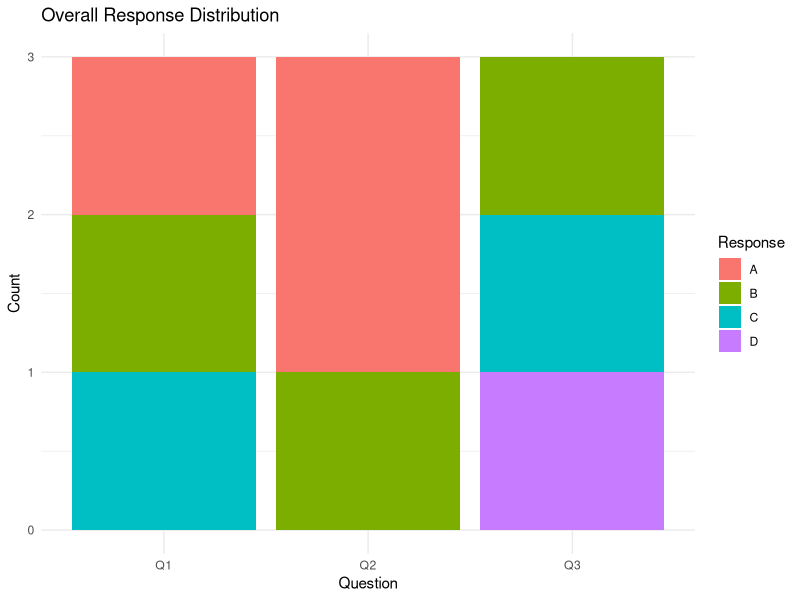

This figure's R source:
library(ggplot2)
library(tidyr)

df15 <- data.frame(
  SurveyID = 1:3,
  Q1 = c("A", "B", "C"),
  Q2 = c("B", "A", "A"),
  Q3 = c("C", "D", "B")
)

df15_long <- pivot_longer(df15, cols = starts_with("Q"), names_to = "Question", values_to = "Response")

ggplot(df15_long, aes(x = Question, fill = Response)) +
  geom_bar(position = "stack") +
  labs(title = "Overall Response Distribution", x = "Question", y = "Count") +
  theme_minimal()
